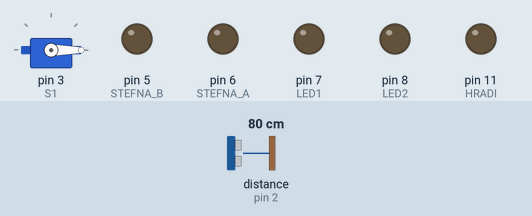
Recording of a sketch running on a simulated Arduino Uno, built with avr-gcc and run on an emulated ATmega328P. Parts: servo, output pins drawn as LEDs (lit = HIGH). Wiring (inferred from the names in the program): ultrasonic range finder: trigger pin 4; echo pin 2. Dashed ring = blinking. The test bench sets the inputs (shaded band); at power-on: distance to the obstacle (sensor on pin 2) 80 cm. The echo pulse lasts 58.3 µs per cm; the audio player accepts every command and is not drawn; pins used as bus, display or sensor lines are not drawn.

Above: at 1.7 s.
1.8 s: distance to the obstacle (sensor on pin 2) set to 55 cm
3.3 s: distance to the obstacle (sensor on pin 2) set to 45 cm
At 3.7 s:
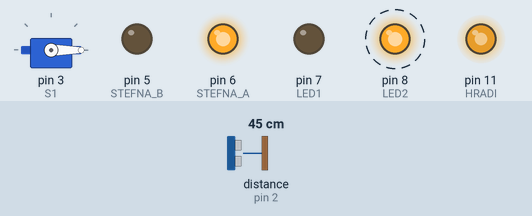
At 4.2 s:
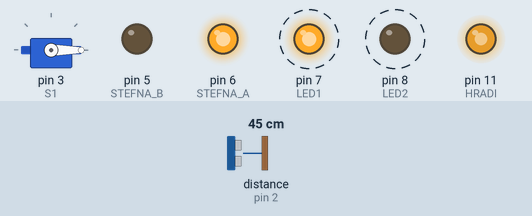
Timing chart, 0 to 12.3 s (numbered marks = the images above; inputs shaded):
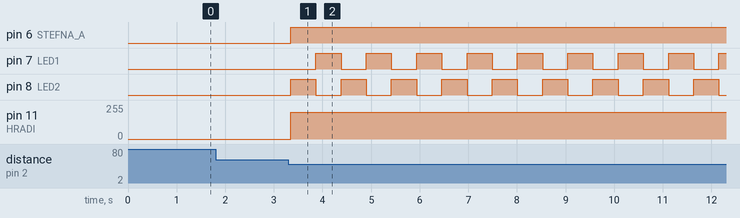

The sketch:

animatronics_samsett.ino
```cpp
#include "SoftwareSerial.h"
#include "DFRobotDFPlayerMini.h"
#include "tdelay.h"
#include <Servo.h>

// ---------- LED-perur ----------
const int LED1 = 7;
const int LED2 = 8;
bool led1_on = true;
TDelay led_delay(500);

// ---------- Ultrasonic skynjarinn ----------
const int ECHO = 2;
const int TRIG = 4;
bool syning_i_gangi = false;  // halda áfram þó enginn sé lengur nær en 50 cm.

// ---------- MP3 spilarinn ----------
SoftwareSerial mySoftwareSerial(12, 13);  // RX, TX
DFRobotDFPlayerMini myDFPlayer;

// ---------- Servo mótorar ----------
Servo servo1;
const int S1 = 3; // pinninn
int s1_stefna = 0; // upphafsstefna
bool s1_upp = true; // hreyfast upp eða niður
const int S1_MAX = 60; // hversu mikið á servo-inn að hreyfast
const int S1_MIN = 0;
TDelay s1_delay(50); // biðtíminn

// ---------- DC Mótorinn (L298N) ----------
const int HRADI = 11; // Verður að vera PWM pinni
const int STEFNA_A = 6;
const int STEFNA_B = 5;
TDelay motor_delay(1000);

void setup() {
    // Ultrasonic
    pinMode(TRIG, OUTPUT);
    pinMode(ECHO, INPUT);

    // Servo
    servo1.attach(S1);
    servo1.write(s1_stefna);

    // DC mótorinn
    pinMode(HRADI, OUTPUT);
    pinMode(STEFNA_A, OUTPUT);
    pinMode(STEFNA_B, OUTPUT);
    stoppa(); // upphafsstaða

    // MP3 spilarinn
    mySoftwareSerial.begin(9600);
    if (!myDFPlayer.begin(mySoftwareSerial)) {
      while(true);
    }

    // LED perur
    pinMode(LED1, OUTPUT);
    pinMode(LED2, OUTPUT);
}


void loop() {
    // ekkert gert fyrr en einhver kemur nær en 50 cm.
    if(fjarlaegd() < 50 || syning_i_gangi) {

        syning_i_gangi = true;    // tryggir að sýning haldi áfram þó sonic skynji engan lengur

        // byrja að spila mp3
        myDFPlayer.volume(10);  // Set volume value. From 0 to 30
        myDFPlayer.play(1);     // Play the first mp3

        // keyra dc í gang
        if(motor_delay.timiLidinn() == true) {
            afram(200);
        }

        // byrja að sweep-a servo
        if(s1_delay.timiLidinn()) {
            if(s1_upp) s1_stefna++;
            else s1_stefna--;
            if(s1_stefna <= S1_MIN || s1_stefna >= S1_MAX) s1_upp = !s1_upp;
        }

        // LED
        if(led_delay.timiLidinn()) {
            led1_on = !led1_on;
        }
        digitalWrite(LED1, led1_on);
        digitalWrite(LED2, !led1_on);
    }
}


// -------------------- Hjálparföll -------------------------

// Fall sem mælir fjarlægð með Sonic-sensornum, fallið skilar fjarlægð i cm.
int fjarlaegd() {
    // sendir út púlsa
    digitalWrite(TRIG,LOW);
    delayMicroseconds(2); // of stutt delay til að skipta máli
    digitalWrite(TRIG,HIGH);
    delayMicroseconds(10); // of stutt delay til að skipta máli
    digitalWrite(TRIG,LOW);

    // mælt hvað púlsarnir voru lengi að berast til baka
    return (int)pulseIn(ECHO,HIGH)/58.0; // deilt með 58 til að breyta í cm
}

// Föll fyrir DC mótor sem stjórna hraða og átt
void afram(int hradi) {
    digitalWrite(STEFNA_A, HIGH);
    digitalWrite(STEFNA_B, LOW);
    analogWrite(HRADI, hradi);
}

void bakka(int hradi) {
    digitalWrite(STEFNA_A, LOW);
    digitalWrite(STEFNA_B, HIGH);
    analogWrite(HRADI, hradi);
}

void stoppa() {
    digitalWrite(STEFNA_A, LOW);
    digitalWrite(STEFNA_B, LOW);
    analogWrite(HRADI, 0);
}
```

tdelay.cpp
```cpp
#include "tdelay.h"

TDelay::TDelay() {
  this->bidtimi = 1000;
  this->lidinn_timi = 0;
}

TDelay::TDelay(unsigned int bidtimi) {
  this->bidtimi = bidtimi;
  this->lidinn_timi = 0;
}

unsigned int TDelay::getBidtimi() {
  return this->bidtimi;
}

void TDelay::setBidtimi(unsigned int bidtimi) {
  this->bidtimi = bidtimi;
}

unsigned long TDelay::getLidinnTimi() {
  return this->lidinn_timi;
}

bool TDelay::timiLidinn() {
  unsigned long timi_nuna = millis();
  if(timi_nuna - lidinn_timi >= bidtimi) {
    lidinn_timi = timi_nuna;
    return true;
  }
  return false;
}
```

tdelay.h
```cpp
#ifndef tdelay_h
#define tdelay_h

#include "Arduino.h"

class TDelay {
    unsigned int bidtimi;
    unsigned long lidinn_timi;
  public:
    TDelay();
    TDelay(unsigned int bidtimi);
    unsigned int getBidtimi();
    void setBidtimi(unsigned int bidtimi);
    unsigned long getLidinnTimi();
    bool timiLidinn();
};

#endif // tdelay_h
```

Measured:
- the behaviour switches between 50 and 49 cm on distance to the obstacle (sensor on pin 2) (found by bisection; images 0 and 1)
- after the input at 1.8 s, every drawn part: stays the same
- after the input at 3.3 s, pin 6 (STEFNA_A): LOW → HIGH after 0.05 s; pin 7 (LED1): alternates HIGH for 0.52 s and LOW for 0.52 s, starting after 0.56 s; pin 8 (LED2): alternates HIGH for 0.52 s and LOW for 0.52 s, starting after 0.05 s; pin 11 (HRADI): 0/255 → 200/255 after 0.05 s
